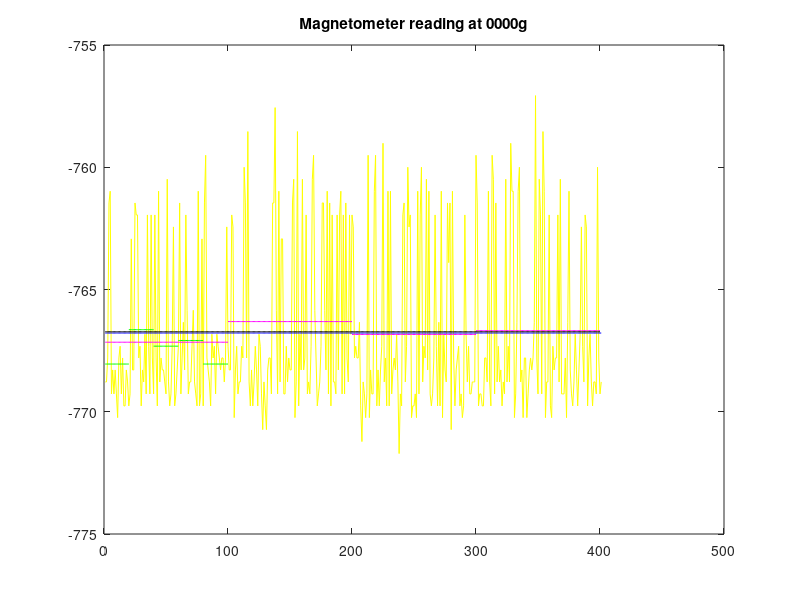

This chart was generated by the following MATLAB code:
%% Data analysis

clear all;
clc;
close all;

%% Plot unfiltered data at 0000g

unf_0000 = importdata("unfiltered_0000g_13Hz.txt");
x = [1:1:length(unf_0000)];

figure();
plot(x, unf_0000, "yellow");
title("Magnetometer reading at 0000g");

%% Plot mean

meanall = mean(unf_0000)
hold on
plot(x, meanall*ones(length(unf_0000),1), "blue");

%% plot mean - by 20 numbers per mean calculation

mean1_20 = mean(unf_0000(1:20))
plot(x(1:20), mean1_20 *ones(20,1), "green");

mean1_40 = mean(unf_0000(20:40))
plot(x(20:40), mean1_40 *ones(21,1), "green");

mean1_60 = mean(unf_0000(40:60))
plot(x(40:60), mean1_60 *ones(21,1), "green");

mean1_80 = mean(unf_0000(60:80))
plot(x(60:80), mean1_80 *ones(21,1), "green");

mean1_100 = mean(unf_0000(1:20))
plot(x(80:100), mean1_100 *ones(21,1), "green");

%% Plot mean - by 100 numbers per mean calculation

mean2_100 = mean(unf_0000(1:100))
plot(x(1:100), mean2_100*ones(100,1), "m");
mean2_200 = mean(unf_0000(100:200))
plot(x(100:200), mean2_200*ones(101,1), "m");
mean2_300 = mean(unf_0000(200:300))
plot(x(200:300), mean2_300*ones(101,1), "m");
mean2_400 = mean(unf_0000(300:400))
plot(x(300:400), mean2_400*ones(101,1), "m");

%% Plot mean - by 200 numbers per mean calculation

mean3_200 = mean(unf_0000(1:200))
plot(x(1:200), mean3_200*ones(200,1), "k");
mean3_400 = mean(unf_0000(200:400))
plot(x(200:400), mean3_200*ones(201,1), "k");
